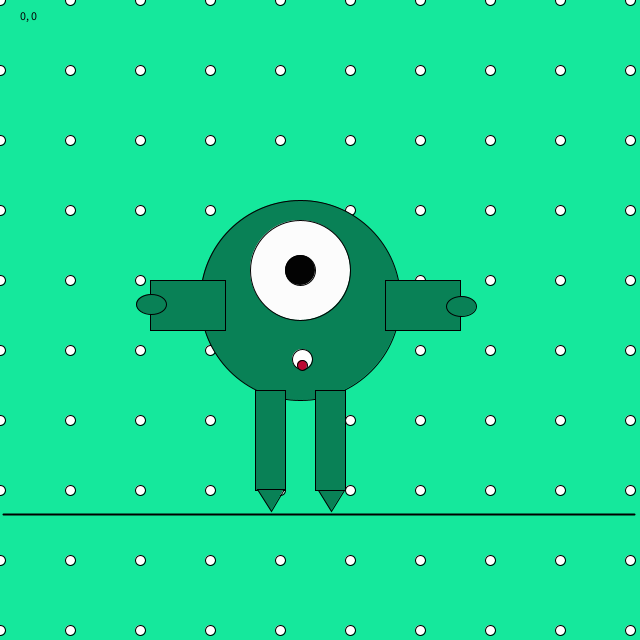
Frame 1 (no input)
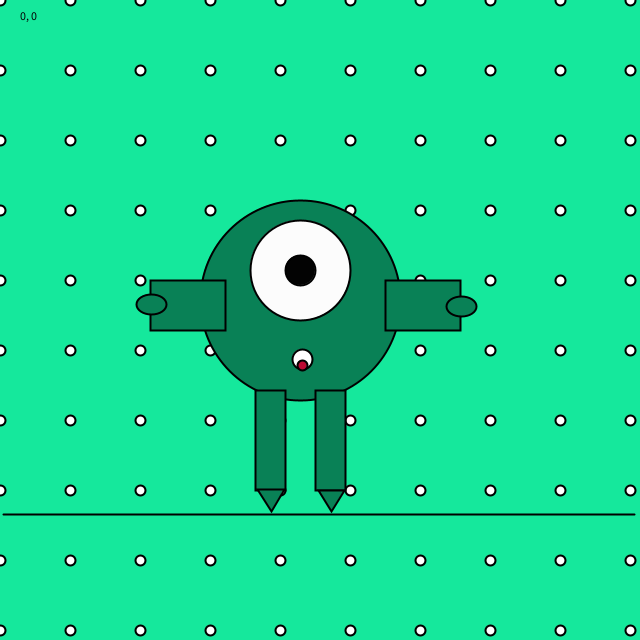
Frame 60 (the mouse pressed at the canvas centre just before this capture)
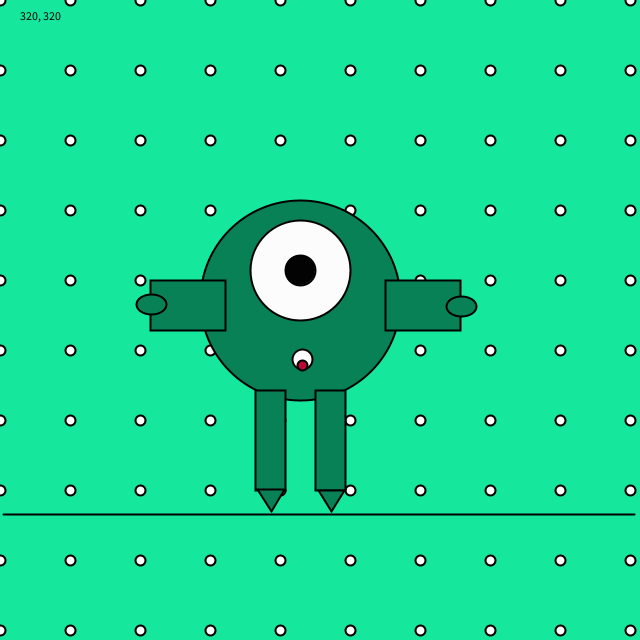
Frame 120 (the mouse held since frame 60 and released just before this capture)

The Processing sketch that drew these frames (run headless with seeded random() and noise(); from frame 60 on, the mouse is pressed at the canvas centre):

// Processing sketch: processing_182113
// ── processing_182113.pde


void setup() {
  size(640, 640);
  
}
void draw() {
  
  
  background(21, 232, 156);
  
  



  fill(#FFFFFF); 
  for (int i = 0 ; i < 10 ; i++){
for (int j = 0 ; j < 10 ; j++)
  {
   
  ellipse(70*i,70*j,10,10);
  }
}
   fill(9, 129, 86);
   ellipse(300, 300, 200, 200);
  fill(252, 252, 252);
  ellipse(300, 270, 100, 100);

  fill(3, 3, 3);
  ellipse(300, 270, 30, 30);


  text(mouseX + ", " +mouseY, 20, 20);

  fill(9, 129, 86);
  rect(385, 280, 75, 50);

  fill(9, 129, 86);
  rect(150, 280, 75, 50);

  fill(9, 129, 86);
  ellipse(151, 304, 30, 20);

  fill(9, 129, 86);
  ellipse(461, 306, 30, 20);

  fill(9, 129, 86);
  rect(255, 390, 30, 100);
  
  fill(9, 129, 86);
  rect(315, 390, 30, 100);
  
  fill(9, 129, 86);
  triangle(257,489,284,489,271,511);
  
  fill(9, 129, 86);
  triangle(318,490,344,490,331,511);
  
  fill(#FFFFFF);
  ellipse(302,359,20,20);
  
  fill(188,9,51);
  ellipse(302,365,10,10);
  
  strokeWeight(2);
  line(3,514,634,514);
 
}
